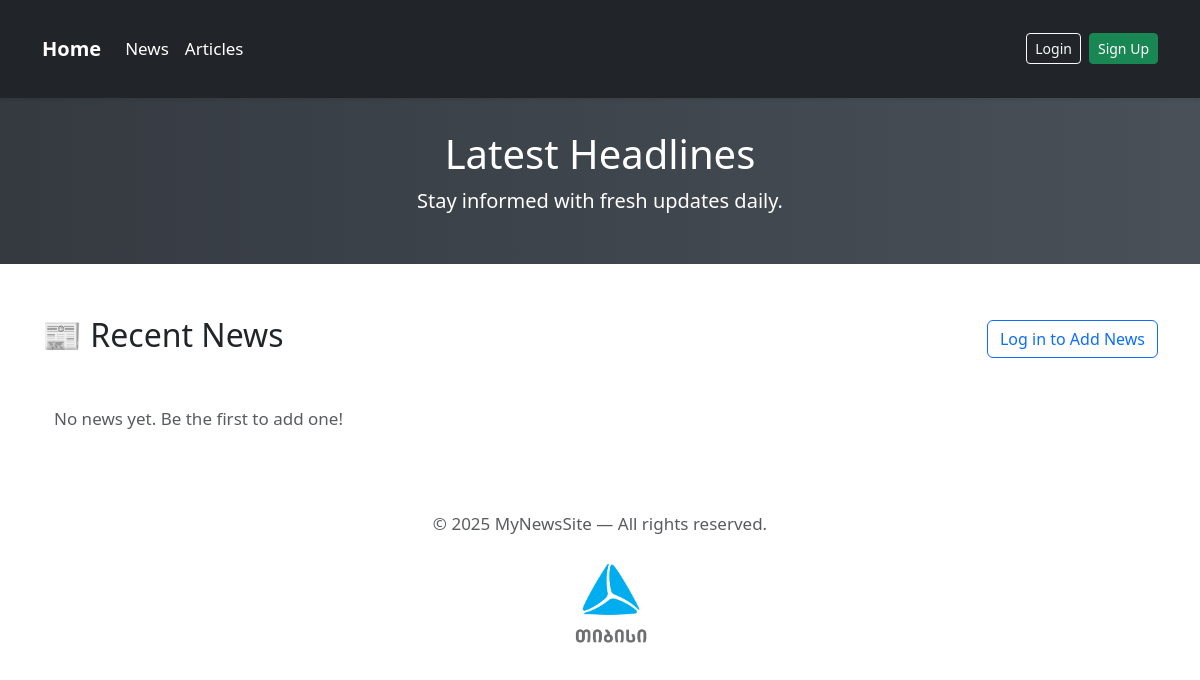
The app's page /news, older data.
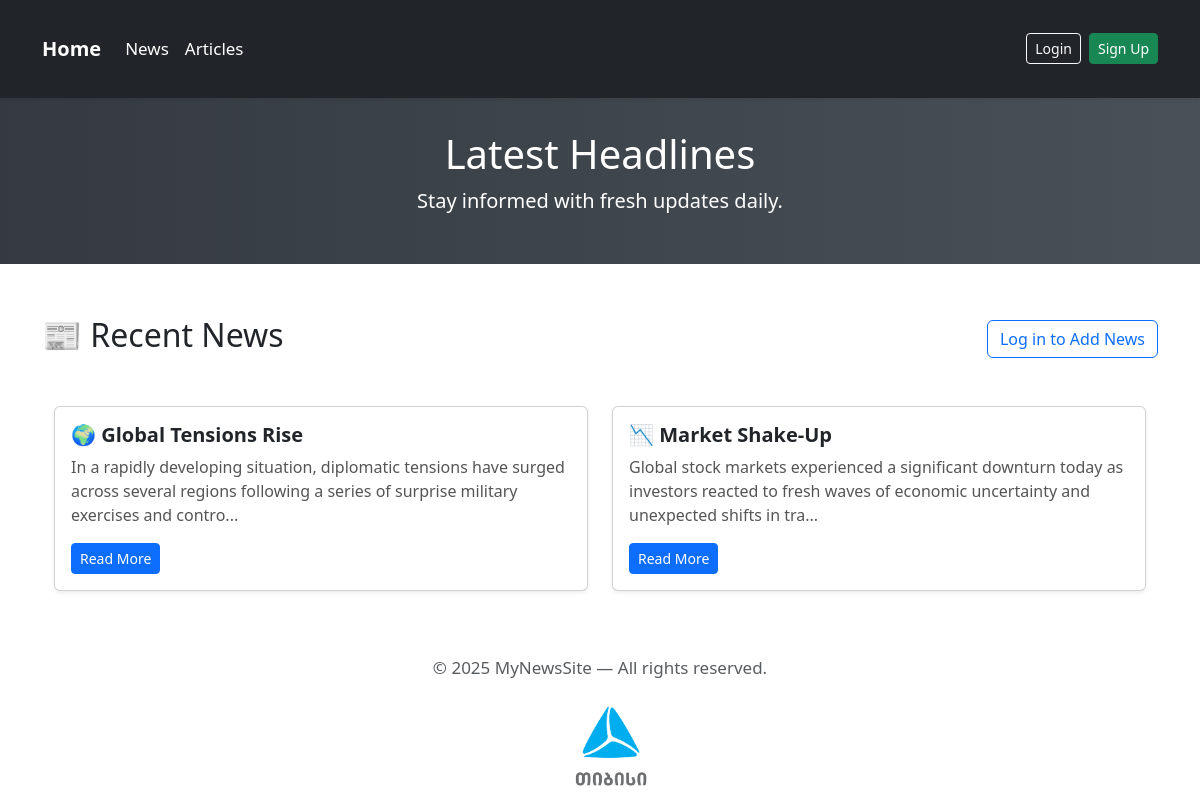
The same page, newer data.
### models.py (models this page shows, shortened)
class News(db.Model):
    __tablename__ = "News"
    id = db.Column(db.Integer(), primary_key=True)
    title = db.Column(db.String(150), nullable=False)
    content = db.Column(db.Text(), nullable=False)
    created_at = db.Column(db.DateTime(), default=datetime.utcnow)

### routes.py (the view)
@main.route('/news')
def news():
    news_list = News.query.all()
    delete_form = DeleteForm()
    return render_template('news.html', news_list=news_list, delete_form=delete_form)

### app.py (called while the page is built)
@app.context_processor
def inject_user():
    return dict(current_user=current_user)

### templates/news.html (shortened to what this page needs)
{% extends "base.html" %}
{% block headline %}Latest Headlines{% endblock %}
{% block content %}
<div class="d-flex justify-content-between align-items-center mb-4">
    <h2>📰 Recent News</h2>
    {% if current_user.is_authenticated %}
    <a href="{{ url_for('main.add_news') }}" class="btn btn-outline-success">➕ Add Your Own News</a>
    {% else %}
    <a href="{{ url_for('main.login') }}" class="btn btn-outline-primary">Log in to Add News</a>
    {% endif %}
</div>
<div class="container">
    <div class="row g-4">
        {% if news_list %}
        {% for news in news_list %}
        <div class="col-md-6">
            <div class="card h-100 shadow-sm">
                <div class="card-body">
                    <h5 class="card-title">{{ news.title }}</h5>
                    <p class="card-text">
                        {{ news.content[:150] }}{% if news.content|length > 150 %}...{% endif %}
                    </p>
                    <div class="d-flex flex-wrap gap-2 mt-3">
                        <a href="{{ url_for('main.view_news', news_id=news.id) }}"
                           class="btn btn-primary btn-sm">
                            Read More
                        </a>
                    </div>
                </div>
            </div>
        </div>
        {% endfor %}
        {% else %}
        <div class="col-12">
            <p class="text-muted">No news yet. Be the first to add one!</p>
        </div>
        {% endif %}
    </div>
</div>
{% endblock %}

### templates/base.html (shortened to what this page needs)
<!DOCTYPE html>
<html lang="en">
<head>
    <link href="{{ url_for('static', filename='webstyle.css') }}" rel="stylesheet">
    <link href="https://cdn.jsdelivr.net/npm/bootstrap@5.3.6/dist/css/bootstrap.min.css" rel="stylesheet"
>
</head>
<body>
<nav class="navbar navbar-expand-lg navbar-dark bg-dark shadow-sm">
    <div class="container">
        <a class="navbar-brand fw-bold" href="{{ url_for('main.mainpage') }}">Home</a>
        <div class="collapse navbar-collapse justify-content-between" id="navbarNav">
            <ul class="navbar-nav">
                <li class="nav-item">
                    <a class="nav-link {% if request.endpoint == 'main.news' %}active{% endif %}"
                       aria-current="{% if request.endpoint == 'main.news' %}page{% endif %}"
                       href="{{ url_for('main.news') }}">News</a>
                </li>
                <li class="nav-item">
                    <a class="nav-link {% if request.endpoint == 'main.interestinginfo' %}active{% endif %}"
                       aria-current="{% if request.endpoint == 'main.interestinginfo' %}page{% endif %}"
                       href="{{ url_for('main.interestinginfo') }}">Articles</a>
                </li>
            </ul>
            <ul class="navbar-nav">
                {% if current_user.is_authenticated %}
                <li class="nav-item">
        <span class="navbar-text text-white me-3">
            👋 Welcome, {{ current_user.username }}
        </span>
                </li>
                {% if current_user.role != 'Admin' %}
                <li class="nav-item me-2">
                    <a class="btn btn-warning btn-sm" href="{{ url_for('main.become_admin') }}">Become Admin</a>
                </li>
                {% endif %}
                <li class="nav-item">
                    <a class="btn btn-outline-light btn-sm" href="{{ url_for('main.logout') }}">Logout</a>
                </li>
                {% else %}
                <li class="nav-item me-2">
                    <a class="btn btn-outline-light btn-sm" href="{{ url_for('main.login') }}">Login</a>
                </li>
                <li class="nav-item">
                    <a class="btn btn-success btn-sm" href="{{ url_for('main.signup') }}">Sign Up</a>
                </li>
                {% endif %}
            </ul>
        </div>
    </div>
</nav>
<div class="news-header">
    <h1>{% block headline %}Latest News{% endblock %}</h1>
    <p class="lead">Stay informed with fresh updates daily.</p>
</div>
<div class="container">
    {% block content %}{% endblock %}
</div>
<footer>
    <p class="text-center text-muted mt-4 mb-3">&copy; 2025 MyNewsSite — All rights reserved.</p>
    <div class="row justify-content-center">
        <div class="col-1">
            <a href="https://www.tbceducation.ge" target="_blank">
                <img src="{{ url_for('static', filename='images/tbc-logo.png') }}" style="width: 100px; height: 100px;"
                     class="mx-auto">
            </a>
        </div>
    </div>
</footer>
</body>
</html>

### static/webstyle.css (style rules this page uses)
body { font-family: 'Segoe UI', Tahoma, Geneva, Verdana, sans-serif; color: #212529; margin: 0; padding: 0; background-color: #f8f9fa; }
.container { padding: 20px; }
h1, h2, h3, h4, h5 { color: #003366; margin-top: 20px; }
p { font-size: 17px; margin: 10px 0; }
footer p { text-align: center; margin: 20px 0; color: #666; }
a { color: #0056b3; text-decoration: none; transition: color 0.2s; }
.navbar { padding: 1rem; font-size: 17px; background-color: #343a40; }
.navbar .nav-link, .navbar .navbar-brand { color: #fff !important; }
.news-header { background: linear-gradient(90deg, #343a40 0%, #495057 100%); color: white; padding: 2rem 1rem; text-align: center; margin-bottom: 2rem; }
.card { box-shadow: 0 4px 10px rgba(0, 0, 0, 0.08); border: none; transition: transform 0.2s ease-in-out; border-radius: 0.5rem; }
.card-title { color: #212529; font-weight: 600; }
.card-text { font-size: 16px; color: #555; }

Row changes from the older to the newer data that the page shows:
added News: title "🌍 Global Tensions Rise", content "In a rapidly developing situation, diplomatic tensions have surged across several regions following a series of surprise military exercises and contro"
added News: title "📉 Market Shake-Up", content "Global stock markets experienced a significant downturn today as investors reacted to fresh waves of economic uncertainty and unexpected shifts in tra"
Text that changed along with them:
text no longer shown: "No news yet. Be the first to add one!"
